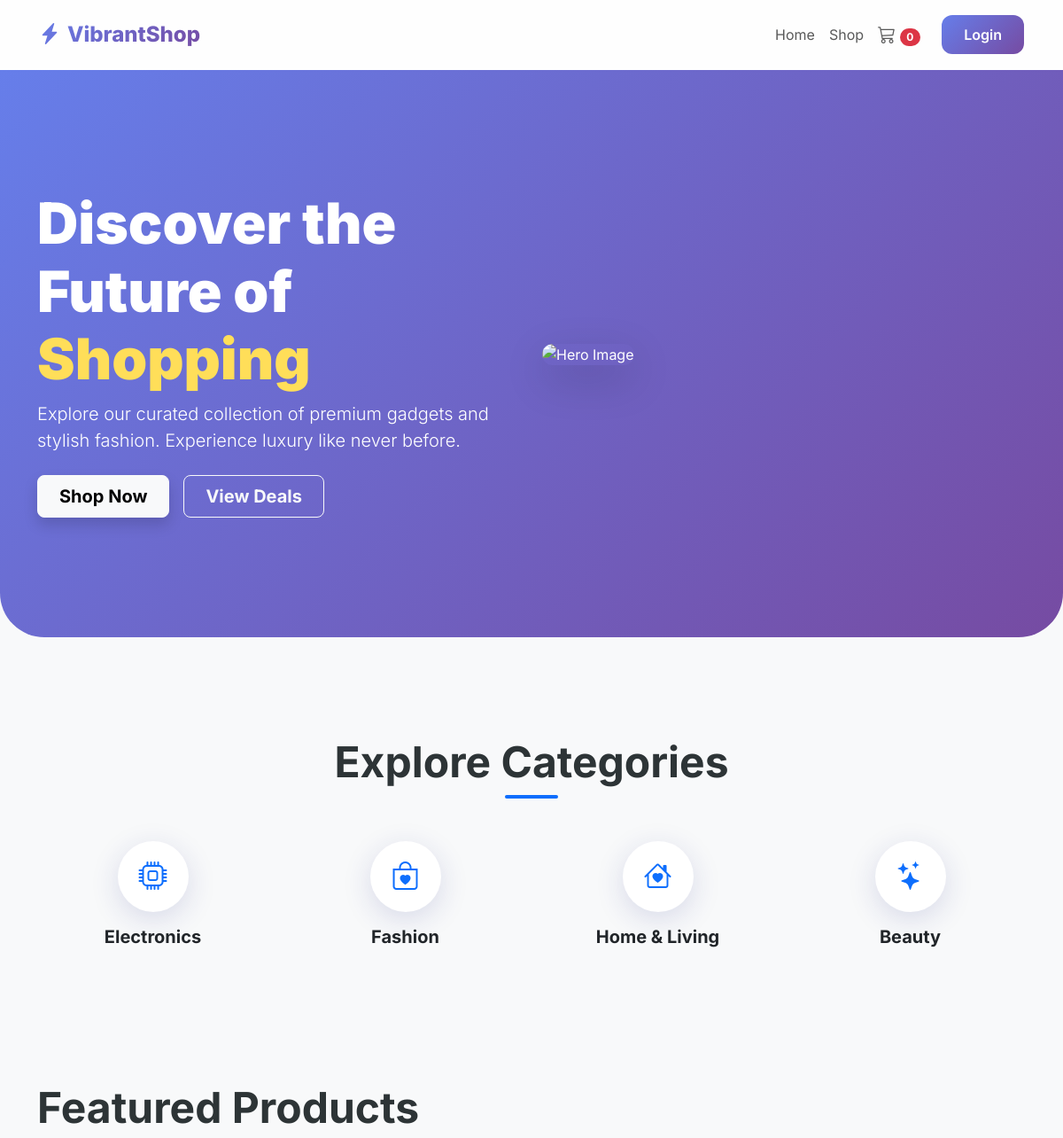
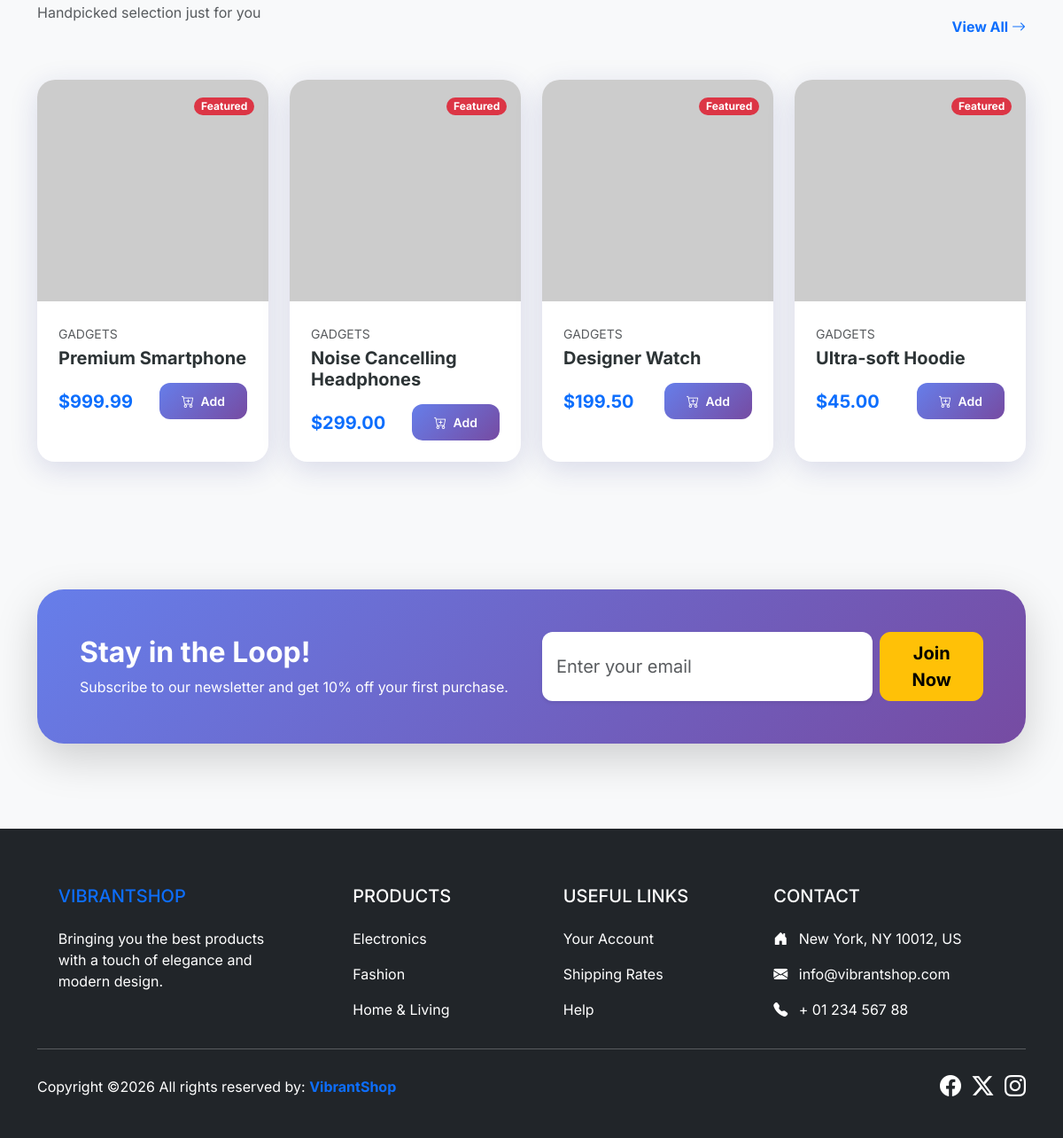
The page / on the database its author committed (2 pictures, top to bottom).
### tables this page shows
CREATE TABLE IF NOT EXISTS categories (
    id INT AUTO_INCREMENT PRIMARY KEY,
    name VARCHAR(100) NOT NULL,
    icon VARCHAR(50)  
);

CREATE TABLE IF NOT EXISTS products (
    id INT AUTO_INCREMENT PRIMARY KEY,
    name VARCHAR(255) NOT NULL,
    description TEXT,
    price DECIMAL(10, 2) NOT NULL,
    stock INT NOT NULL DEFAULT 0,
    category_id INT,
    image VARCHAR(255),
    created_at TIMESTAMP DEFAULT CURRENT_TIMESTAMP,
    FOREIGN KEY (category_id) REFERENCES categories(id) ON DELETE SET NULL
);

### index.php (the view)
<?php
require_once 'includes/db_connect.php';
require_once 'includes/header.php';
?>
<section class="hero-section">
    <div class="container">
        <div class="row align-items-center">
            <div class="col-lg-6 hero-text">
                <h1>Discover the Future of <span style="color: #ffde59;">Shopping</span></h1>
                <p class="lead mb-4">Explore our curated collection of premium gadgets and stylish fashion. Experience luxury like never before.</p>
                <div class="d-flex gap-3">
                    <a href="products.php" class="btn btn-light btn-lg px-4 fw-bold shadow">Shop Now</a>
                    <a href="#featured" class="btn btn-outline-light btn-lg px-4 fw-bold">View Deals</a>
                </div>
            </div>
            <div class="col-lg-6 d-none d-lg-block">
                <img src="https://img.freepik.com/free-vector/shopping-online-concept-illustration_114360-1141.jpg" alt="Hero Image" class="img-fluid rounded-4 shadow-lg animate__animated animate__zoomIn">
            </div>
        </div>
    </div>
</section>
<section class="container mb-5 py-5">
    <div class="text-center mb-5">
        <h2 class="display-5 fw-bold">Explore Categories</h2>
        <div class="mx-auto bg-primary" style="height: 4px; width: 60px; border-radius: 2px;"></div>
    </div>
    <div class="row text-center g-4">
        <?php
        $cat_query = "SELECT * FROM categories LIMIT 4";
        $cat_result = mysqli_query($conn, $cat_query);
        while($cat = mysqli_fetch_assoc($cat_result)):
        ?>
        <div class="col-6 col-md-3">
            <a href="products.php?category=<?php echo $cat['id']; ?>" class="text-decoration-none text-dark category-item">
                <div class="category-icon text-primary">
                    <i class="bi <?php echo $cat['icon']; ?>"></i>
                </div>
                <h5 class="fw-bold"><?php echo $cat['name']; ?></h5>
            </a>
        </div>
        <?php endwhile; ?>
    </div>
</section>
<section id="featured" class="container mb-5 py-5">
    <div class="d-flex justify-content-between align-items-end mb-5">
        <div>
            <h2 class="display-5 fw-bold">Featured Products</h2>
            <p class="text-muted">Handpicked selection just for you</p>
        </div>
        <a href="products.php" class="text-decoration-none fw-bold text-primary">View All <i class="bi bi-arrow-right"></i></a>
    </div>
    <div class="row g-4">
        <?php
        $prod_query = "SELECT * FROM products LIMIT 4";
        $prod_result = mysqli_query($conn, $prod_query);
        while($prod = mysqli_fetch_assoc($prod_result)):
        ?>
        <div class="col-md-3">
            <div class="product-card">
                <div class="position-relative overflow-hidden">
                    <img src="https://via.placeholder.com/400x400" alt="<?php echo $prod['name']; ?>" class="product-image w-100">
                    <div class="position-absolute top-0 end-0 p-3">
                        <span class="badge bg-danger rounded-pill">Featured</span>
                    </div>
                </div>
                <div class="product-details">
                    <span class="text-muted small text-uppercase">Gadgets</span>
                    <h5 class="fw-bold mt-1"><?php echo $prod['name']; ?></h5>
                    <div class="d-flex justify-content-between align-items-center mt-3">
                        <span class="fs-5 fw-bold text-primary">$<?php echo $prod['price']; ?></span>
                        <button onclick="addToCart(<?php echo $prod['id']; ?>)" class="btn btn-custom btn-sm">
                            <i class="bi bi-cart-plus me-1"></i> Add
                        </button>
                    </div>
                </div>
            </div>
        </div>
        <?php endwhile; ?>
    </div>
</section>
<section class="container py-5">
    <div class="card border-0 shadow-lg p-5" style="background: var(--primary-gradient); border-radius: 30px;">
        <div class="row align-items-center text-white">
            <div class="col-lg-6 mb-4 mb-lg-0">
                <h2 class="fw-bold">Stay in the Loop!</h2>
                <p class="mb-0">Subscribe to our newsletter and get 10% off your first purchase.</p>
            </div>
            <div class="col-lg-6">
                <form class="d-flex gap-2">
                    <input type="email" class="form-control form-control-lg border-0 shadow-sm" placeholder="Enter your email" style="border-radius: 12px;">
                    <button type="submit" class="btn btn-warning btn-lg fw-bold px-4" style="border-radius: 12px;">Join Now</button>
                </form>
            </div>
        </div>
    </div>
</section>
<?php require_once 'includes/footer.php'; ?>

### includes/header.php (shortened to what this page needs)
<!DOCTYPE html>
<html lang="en">
<head>
    <link href="https://cdn.jsdelivr.net/npm/bootstrap@5.3.0/dist/css/bootstrap.min.css" rel="stylesheet">
    <link rel="stylesheet" href="https://cdn.jsdelivr.net/npm/bootstrap-icons@1.11.1/font/bootstrap-icons.css">
    <link rel="stylesheet" href="<?php echo SITE_URL; ?>/assets/css/style.css">
</head>
<body>
<nav class="navbar navbar-expand-lg sticky-top">
    <div class="container">
        <a class="navbar-brand" href="<?php echo SITE_URL; ?>/index.php">
            <i class="bi bi-lightning-charge-fill me-2"></i><?php echo SITE_NAME; ?>
        </a>
        <div class="collapse navbar-collapse" id="navbarNav">
            <ul class="navbar-nav ms-auto align-items-center">
                <li class="nav-item">
                    <a class="nav-link" href="<?php echo SITE_URL; ?>/index.php">Home</a>
                </li>
                <li class="nav-item">
                    <a class="nav-link" href="<?php echo SITE_URL; ?>/products.php">Shop</a>
                </li>
                <li class="nav-item">
                    <a class="nav-link" href="<?php echo SITE_URL; ?>/cart.php">
                        <i class="bi bi-cart3 fs-5"></i>
                        <span class="badge rounded-pill bg-danger" id="cart-count">0</span>
                    </a>
                </li>
                <?php if(isset($_SESSION['user_id'])): ?>
                    <li class="nav-item dropdown">
                        <a class="nav-link dropdown-toggle" href="#" role="button" data-bs-toggle="dropdown">
                            <i class="bi bi-person-circle fs-5"></i>
                        </a>
                        <ul class="dropdown-menu dropdown-menu-end shadow-sm">
                            <li><a class="dropdown-item" href="<?php echo SITE_URL; ?>/order-history.php">Orders</a></li>
                            <?php if($_SESSION['role'] == 'admin'): ?>
                                <li><a class="dropdown-item" href="<?php echo SITE_URL; ?>/admin/dashboard.php">Admin Panel</a></li>
                            <?php endif; ?>
                            <li><hr class="dropdown-divider"></li>
                            <li><a class="dropdown-item" href="<?php echo SITE_URL; ?>/logout.php">Logout</a></li>
                        </ul>
                    </li>
                <?php else: ?>
                    <li class="nav-item ms-lg-3">
                        <a class="btn btn-custom" href="<?php echo SITE_URL; ?>/login.php">Login</a>
                    </li>
                <?php endif; ?>
            </ul>
        </div>
    </div>
</nav>

### includes/footer.php (shortened to what this page needs)
<footer class="bg-dark text-white pt-5 pb-4 mt-5">
    <div class="container text-center text-md-start">
        <div class="row text-center text-md-start">
            <div class="col-md-3 col-lg-3 col-xl-3 mx-auto mt-3">
                <h5 class="text-uppercase mb-4 font-weight-bold text-primary"><?php echo SITE_NAME; ?></h5>
                <p>Bringing you the best products with a touch of elegance and modern design.</p>
            </div>
            <div class="col-md-2 col-lg-2 col-xl-2 mx-auto mt-3">
                <h5 class="text-uppercase mb-4 font-weight-bold">Products</h5>
                <p><a href="#" class="text-white text-decoration-none">Electronics</a></p>
                <p><a href="#" class="text-white text-decoration-none">Fashion</a></p>
                <p><a href="#" class="text-white text-decoration-none">Home & Living</a></p>
            </div>
            <div class="col-md-3 col-lg-2 col-xl-2 mx-auto mt-3">
                <h5 class="text-uppercase mb-4 font-weight-bold">Useful links</h5>
                <p><a href="#" class="text-white text-decoration-none">Your Account</a></p>
                <p><a href="#" class="text-white text-decoration-none">Shipping Rates</a></p>
                <p><a href="#" class="text-white text-decoration-none">Help</a></p>
            </div>
            <div class="col-md-4 col-lg-3 col-xl-3 mx-auto mt-3">
                <h5 class="text-uppercase mb-4 font-weight-bold">Contact</h5>
                <p><i class="bi bi-house-door-fill me-2"></i> New York, NY 10012, US</p>
                <p><i class="bi bi-envelope-fill me-2"></i> info@vibrantshop.com</p>
                <p><i class="bi bi-telephone-fill me-2"></i> + 01 234 567 88</p>
            </div>
        </div>
        <hr class="mb-4">
        <div class="row align-items-center">
            <div class="col-md-7 col-lg-8">
                <p> Copyright ©2026 All rights reserved by:
                    <a href="#" class="text-decoration-none">
                        <strong class="text-primary"><?php echo SITE_NAME; ?></strong>
                    </a>
                </p>
            </div>
            <div class="col-md-5 col-lg-4">
                <div class="text-center text-md-end">
                    <ul class="list-unstyled list-inline">
                        <li class="list-inline-item">
                            <a href="#" class="btn-floating btn-sm text-white fs-4"><i class="bi bi-facebook"></i></a>
                        </li>
                        <li class="list-inline-item">
                            <a href="#" class="btn-floating btn-sm text-white fs-4"><i class="bi bi-twitter-x"></i></a>
                        </li>
                        <li class="list-inline-item">
                            <a href="#" class="btn-floating btn-sm text-white fs-4"><i class="bi bi-instagram"></i></a>
                        </li>
                    </ul>
                </div>
            </div>
        </div>
    </div>
</footer>
</body>
</html>

### assets/css/style.css (style rules this page uses)
:root { --primary-gradient: linear-gradient(135deg, #667eea 0%, #764ba2 100%); --secondary-gradient: linear-gradient(135deg, #ff9a9e 0%, #fecfef 99%, #fecfef 100%); --accent-color: #ff4e50; --dark-color: #2d3436; --light-color: #f8f9fa; --glass-bg: rgba(255, 255, 255, 0.8); --glass-border: rgba(255, 255, 255, 0.2); --shadow: 0 8px 32px 0 rgba(31, 38, 135, 0.15); }
body { font-family: 'Inter', sans-serif; background-color: var(--light-color); color: var(--dark-color); overflow-x: hidden; }
.navbar { background: var(--glass-bg); backdrop-filter: blur(10px); border-bottom: 1px solid var(--glass-border); padding: 1rem 2rem; transition: all 0.3s ease; }
.navbar-brand { font-weight: 800; font-size: 1.5rem; background: var(--primary-gradient); -webkit-background-clip: text; background-clip: text; -webkit-text-fill-color: transparent; }
.hero-section { background: var(--primary-gradient); height: 80vh; display: flex; align-items: center; color: white; border-radius: 0 0 50px 50px; margin-bottom: 4rem; }
.hero-text h1 { font-size: 4rem; font-weight: 900; animation: fadeInUp 0.8s ease-out; }
.product-card { background: white; border: none; border-radius: 20px; overflow: hidden; transition: all 0.4s cubic-bezier(0.175, 0.885, 0.32, 1.275); box-shadow: var(--shadow); height: 100%; }
.product-image { height: 250px; object-fit: cover; transition: transform 0.5s ease; }
.product-details { padding: 1.5rem; }
.btn-custom { background: var(--primary-gradient); color: white; border: none; border-radius: 12px; padding: 10px 25px; font-weight: 600; transition: all 0.3s ease; }
.category-icon { width: 80px; height: 80px; background: white; border-radius: 50%; display: flex; align-items: center; justify-content: center; font-size: 2rem; margin: 0 auto 1rem; transition: all 0.3s ease; box-shadow: var(--shadow); }

### rows shown on the page
categories: name "Electronics"
categories: name "Fashion"
categories: name "Home & Living"
categories: name "Beauty"
products: name "Premium Smartphone", price "999.99"
products: name "Noise Cancelling Headphones", price "299.00"
products: name "Designer Watch", price "199.50"
products: name "Ultra-soft Hoodie", price "45.00"

### other values the page prints
SITE_NAME "VibrantShop"
SITE_NAME "VIBRANTSHOP"
